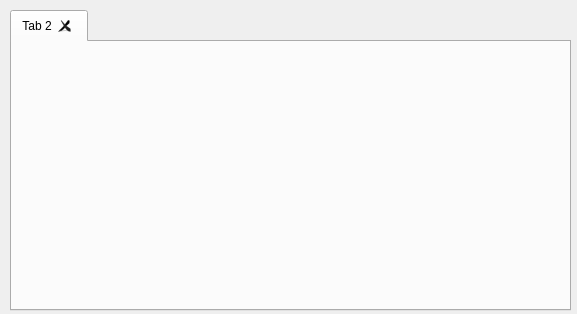
<?xml version="1.0" encoding="UTF-8"?>
<ui version="4.0">
 <class>MainViewClass</class>
 <widget class="QFrame" name="MainViewClass">
  <property name="geometry">
   <rect>
    <x>0</x>
    <y>0</y>
    <width>577</width>
    <height>314</height>
   </rect>
  </property>
  <property name="windowTitle">
   <string>MainView</string>
  </property>
  <widget class="QTabWidget" name="tabWidget">
   <property name="geometry">
    <rect>
     <x>10</x>
     <y>10</y>
     <width>561</width>
     <height>301</height>
    </rect>
   </property>
   <property name="tabPosition">
    <enum>QTabWidget::North</enum>
   </property>
   <property name="tabShape">
    <enum>QTabWidget::Rounded</enum>
   </property>
   <property name="elideMode">
    <enum>Qt::ElideNone</enum>
   </property>
   <property name="documentMode">
    <bool>false</bool>
   </property>
   <property name="tabsClosable">
    <bool>true</bool>
   </property>
   <property name="movable">
    <bool>true</bool>
   </property>
   <widget class="QWidget" name="tab_2">
    <attribute name="title">
     <string>Tab 2</string>
    </attribute>
   </widget>
  </widget>
 </widget>
 <layoutdefault spacing="6" margin="11"/>
 <resources/>
 <connections/>
</ui>
